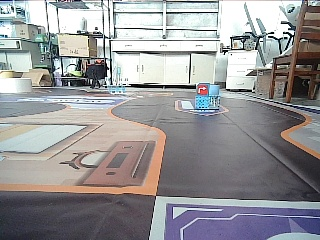
#> input picture collect_wrap/base/image_set1/0000.jpg, 320 x 240 px
$ python -i ai_lane_following.py   (imports and definitions only)
#> lines starting #> are read from the running program, lines starting #| are printed output that depends on the picture
#!/usr/bin/python
# -*- coding: utf-8 -*-
"""
AI巡线系统
完整的智能小车车道线跟随系统
"""

import time
import sys
import os
import cv2
import numpy as np
import threading
from simple_pid import PID

# 添加项目路径
sys.path.append(os.path.abspath(os.path.dirname(__file__)))

from vehicle import CarBase
from camera import Camera
from log_info import logger

class AILaneFollowingSystem:
    """
    AI巡线系统
    整合小车控制、摄像头和车道线检测
    """

    def __init__(self):
        """
        初始化AI巡线系统
        """
        print("正在初始化AI巡线系统...")

        # 初始化小车
        self.car = CarBase()
        print("小车初始化完成")

        # 初始化摄像头
        self.camera = Camera(1)  # 前摄像头
        print("摄像头初始化完成")

        # 初始化PID控制器
        self.pid_x = PID(Kp=0.001, Ki=0.0, Kd=0.0, setpoint=0)
        self.pid_x.output_limits = (-0.5, 0.5)  # 限制角速度范围

        # 系统状态
        self.running = False
        self.stop_flag = False

        # 控制参数
        self.base_speed = 0.2  # 基础速度
        self.max_speed = 0.4   # 最大速度
        self.min_speed = 0.1   # 最小速度

        # 车道线检测参数
        self.center_x = 320
        self.center_y = 480

        print("AI巡线系统初始化完成！")

    # [237 lines left out: functions preprocess_image, detect_lane_center, calculate_control_output, visualize_detection, run_lane_following, stop and 2 more, not called in this run]

# [12 lines not run here, left out]

>>> import cv2
>>> picture = cv2.imread('../collect_wrap/base/image_set1/0000.jpg', cv2.IMREAD_GRAYSCALE)
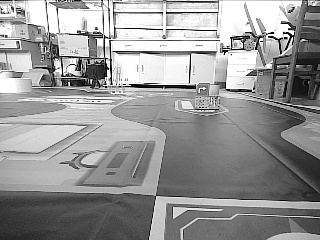
#> picture: shape (240, 320); min 0, max 255, mean 150
#> (the run stopped early here; a loop or call above may not have finished)
